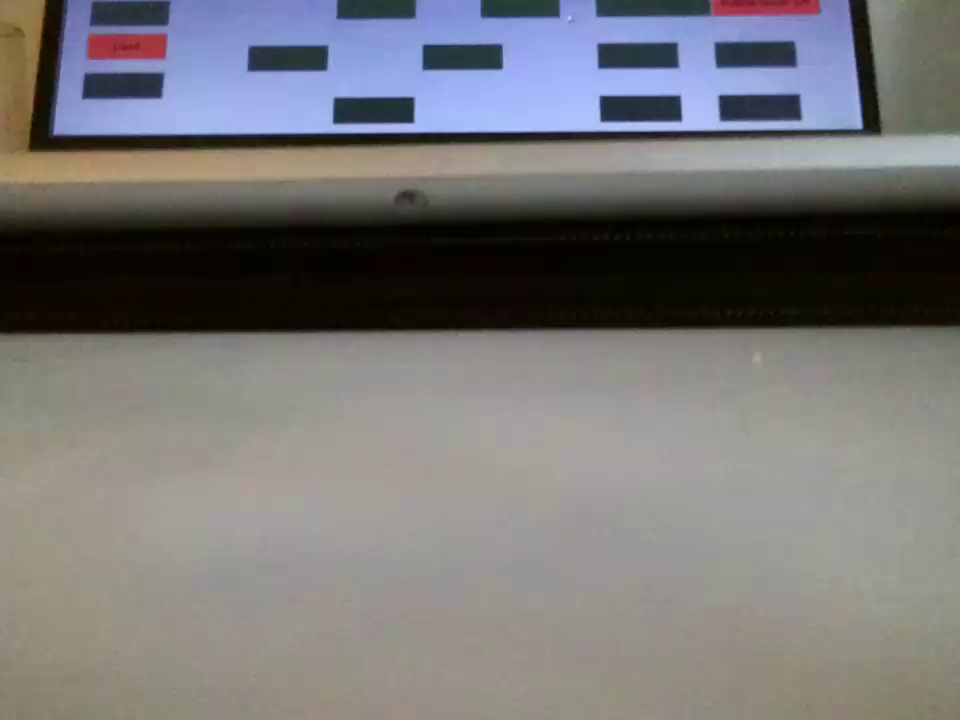
#> input picture Tello/images/02_11_2020_09_35_50he.png, 960 x 720 px, given in place of the camera
$ python edgeDetection.py
#> lines starting #> are read from the running program, lines starting #| are printed output that depends on the picture; after the words box and inside, x2 and y2 are one past the last pixel; in counts of white or black regions, pixels touching at a corner belong together
import cv2
import numpy


# capture frames from a camera
cap = cv2.VideoCapture(0)


# loop runs if capturing has been initialized
while(1):

    # reads frames from a camera
    ret, frame = cap.read()
#> frame is the input picture: shape (720, 960, 3); mean B, G, R 117.8, 117, 118.7

    # converting BGR to HSV
    hsv = cv2.cvtColor(frame, cv2.COLOR_BGR2HSV)
#> hsv: shape (720, 960, 3); mean H, S, V 37.3, 66.6, 128.7

    # define range of red color in HSV
    lower_red = numpy.array([30,150,50])
    upper_red = numpy.array([255,255,180])

    # create a red HSV colour boundary and
    # threshold HSV image
    mask = cv2.inRange(hsv, lower_red, upper_red)
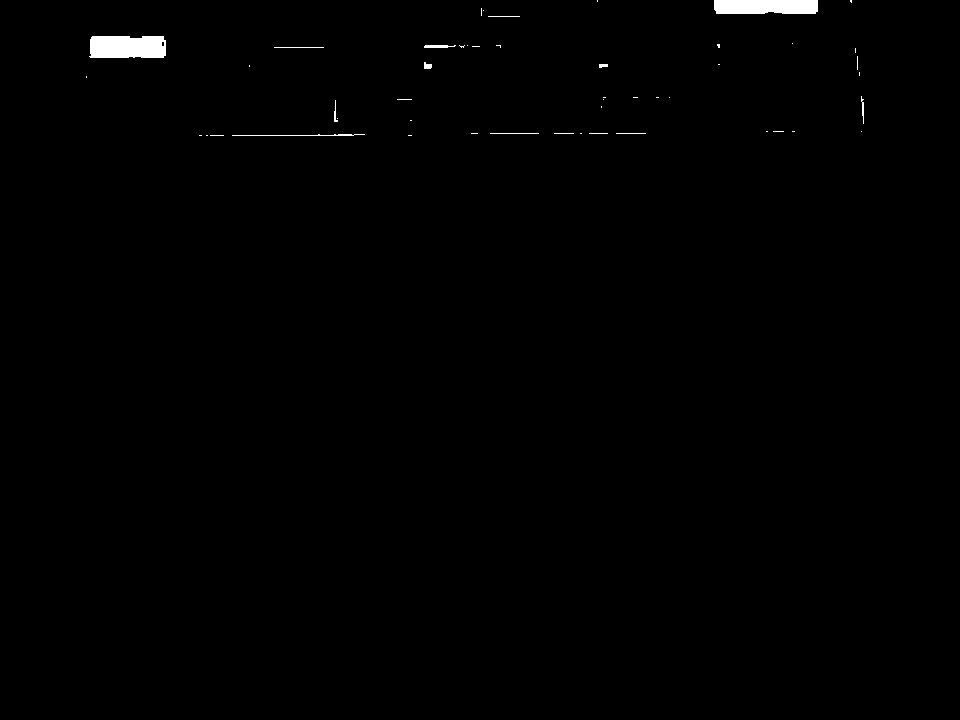
#> mask: shape (720, 960); 0.55% white; 49 white regions (36 under 20 px), largest, box (x1, y1, x2, y2) and area: (89, 36, 166, 58) 1613, (714, 0, 818, 14) 1422, (232, 134, 365, 136) 151

    # Bitwise-AND mask and original image
    res = cv2.bitwise_and(frame,frame, mask= mask)

    # Display an original image
    cv2.imshow('Original',frame)

    # finds edges in the input image image and
    # marks them in the output map edges
    edges = cv2.Canny(frame,100,200)
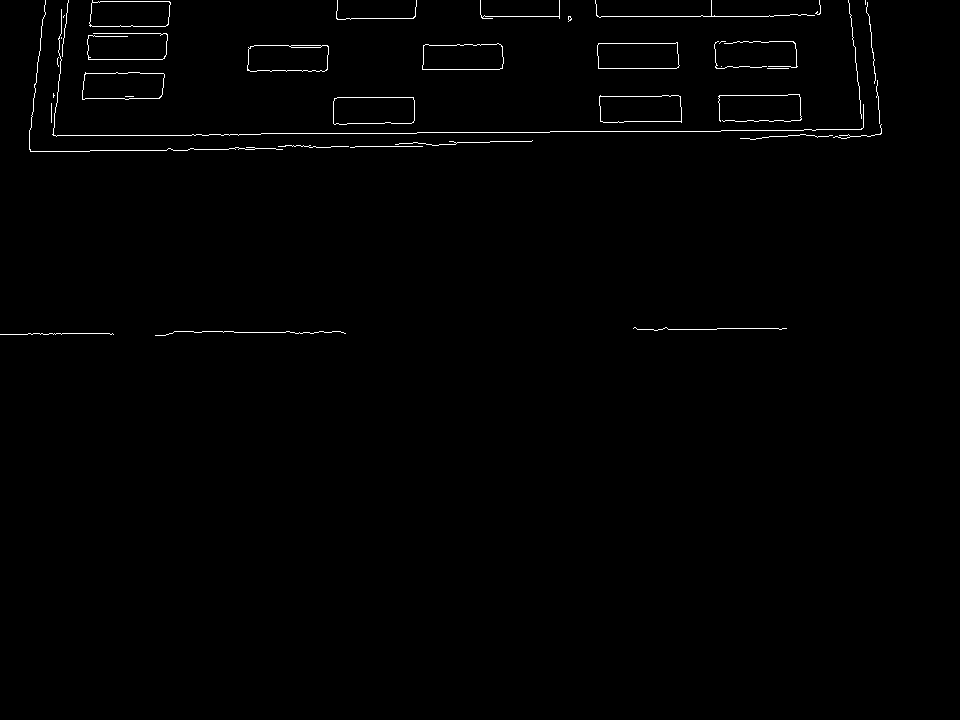
#> edges: shape (720, 960); 0.78% white in thin lines or dots, all inside (x1, y1, x2, y2) = (0, 0, 882, 336)

    # Display edges in a frame
    cv2.imshow('Edges',edges)

    # Wait for Esc key to stop
    k = cv2.waitKey(5) & 0xFF
#> (key Esc is pressed here)
    if k == 27:
        break


# Close the window
cap.release()

# De-allocate any associated memory usage
cv2.destroyAllWindows()

$ run again, on Tello/images/06_11_2020_10_22_54he.png
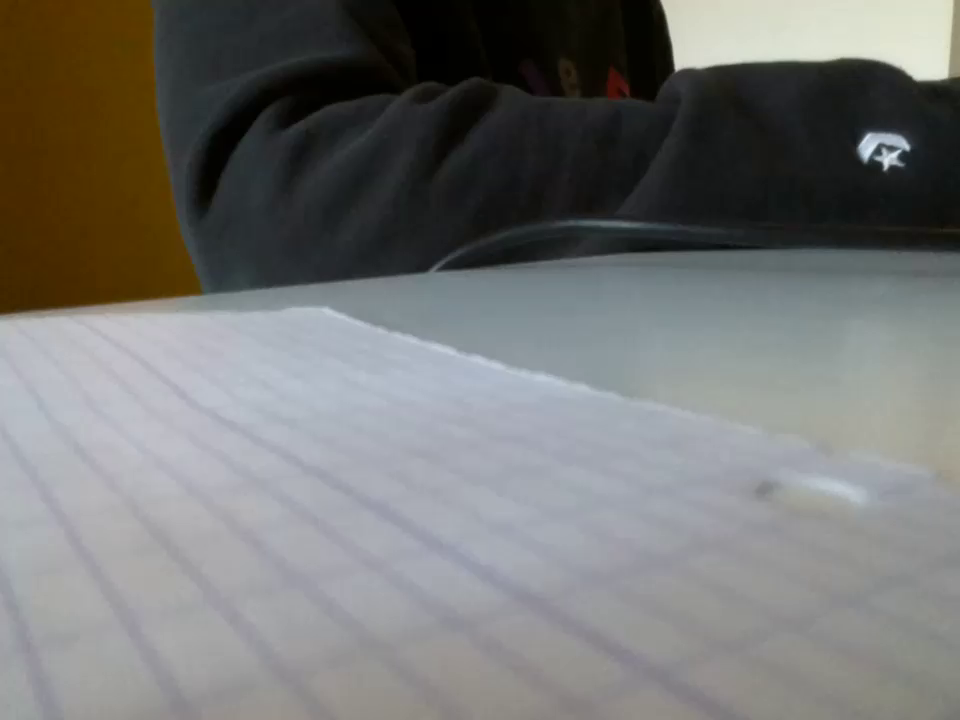
#> input picture Tello/images/06_11_2020_10_22_54he.png, 960 x 720 px, given in place of the camera
#> frame is the input picture: shape (720, 960, 3); mean B, G, R 114.8, 116.9, 116.6
#> hsv: shape (720, 960, 3); mean H, S, V 77.2, 46.1, 122.6
#> `mask = cv2.inRange(hsv, lower_red, upper_red)`:
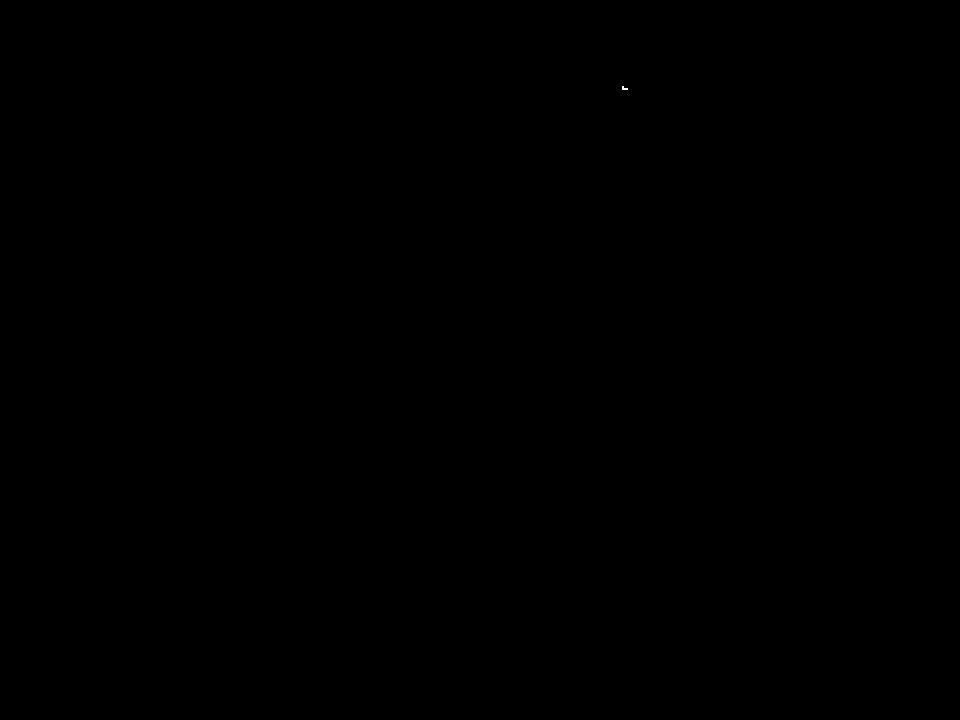
#> mask: shape (720, 960); 0% white in thin lines or dots, all inside (x1, y1, x2, y2) = (622, 86, 628, 90)
#> `edges = cv2.Canny(frame,100,200)`:
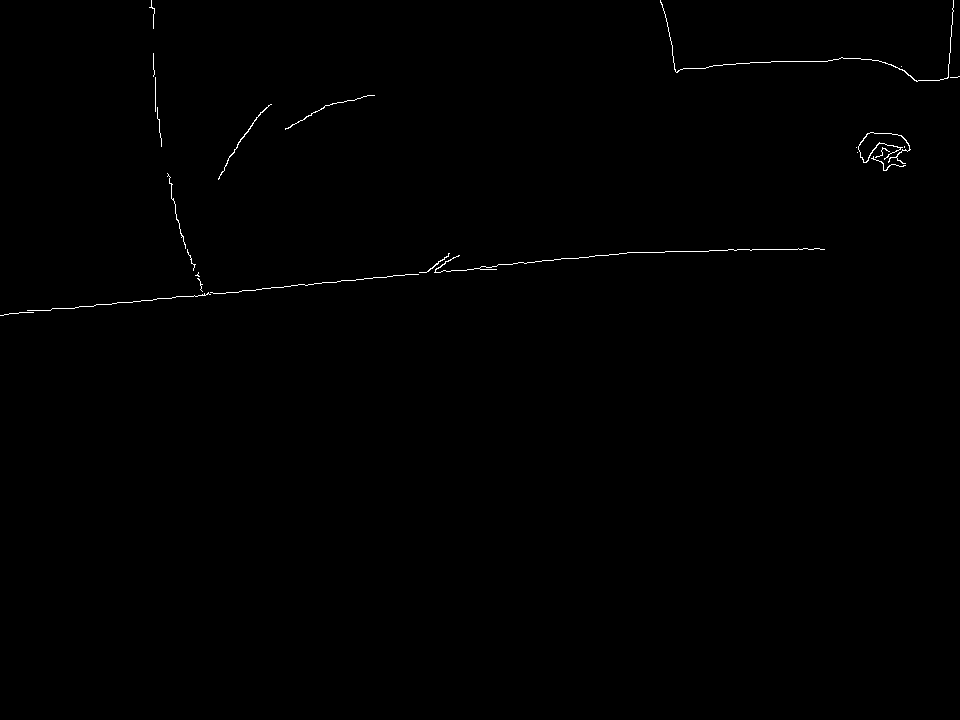
#> edges: shape (720, 960); 0.32% white in thin lines or dots, all inside (x1, y1, x2, y2) = (0, 0, 960, 316)

$ run again, on Tello/images/08_11_2020_17_56_12he.png
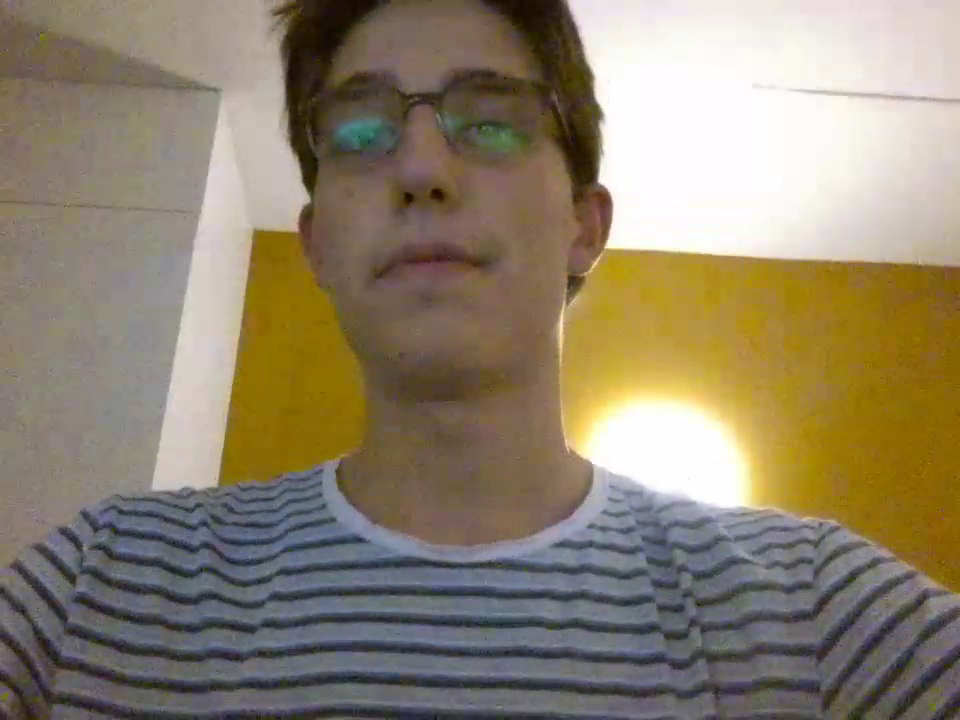
#> input picture Tello/images/08_11_2020_17_56_12he.png, 960 x 720 px, given in place of the camera
#> frame is the input picture: shape (720, 960, 3); mean B, G, R 109, 129.7, 141.4
#> hsv: shape (720, 960, 3); mean H, S, V 49.1, 76.1, 145
#> `mask = cv2.inRange(hsv, lower_red, upper_red)`:
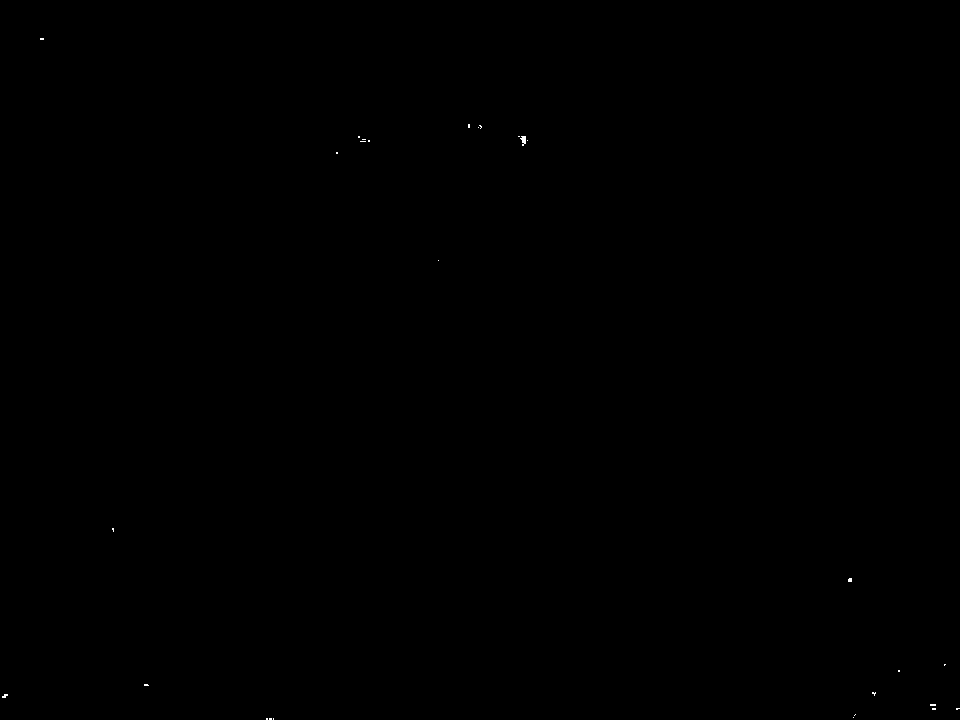
#> mask: shape (720, 960); 0.03% white in thin lines or dots
#> `edges = cv2.Canny(frame,100,200)`:
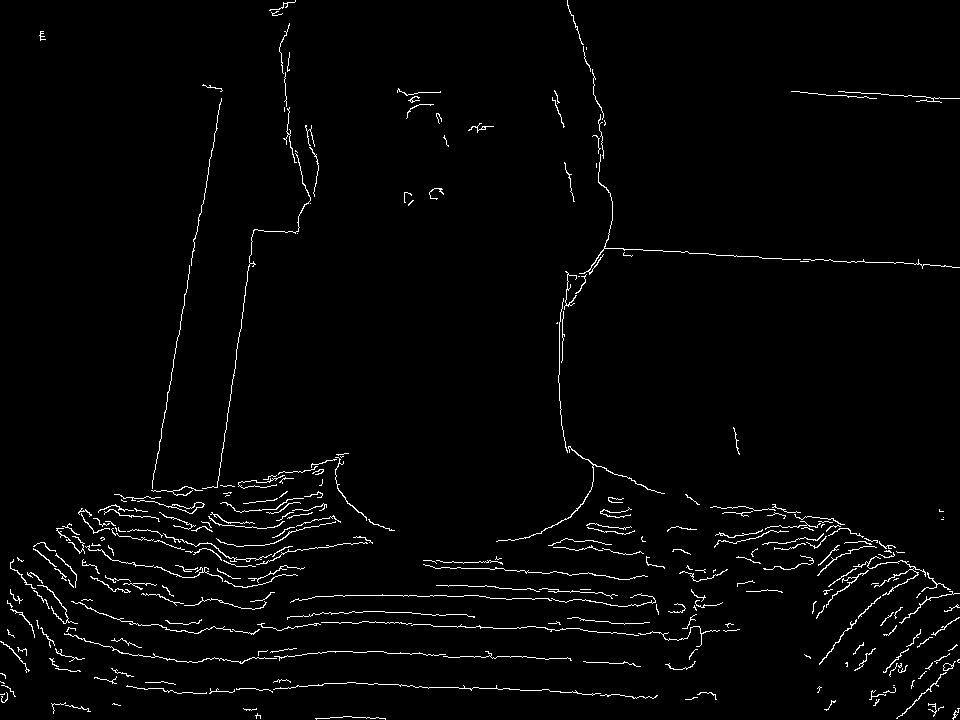
#> edges: shape (720, 960); 2.2% white in thin lines or dots

$ run again, on Tello/images/08_11_2020_17_59_32he.png
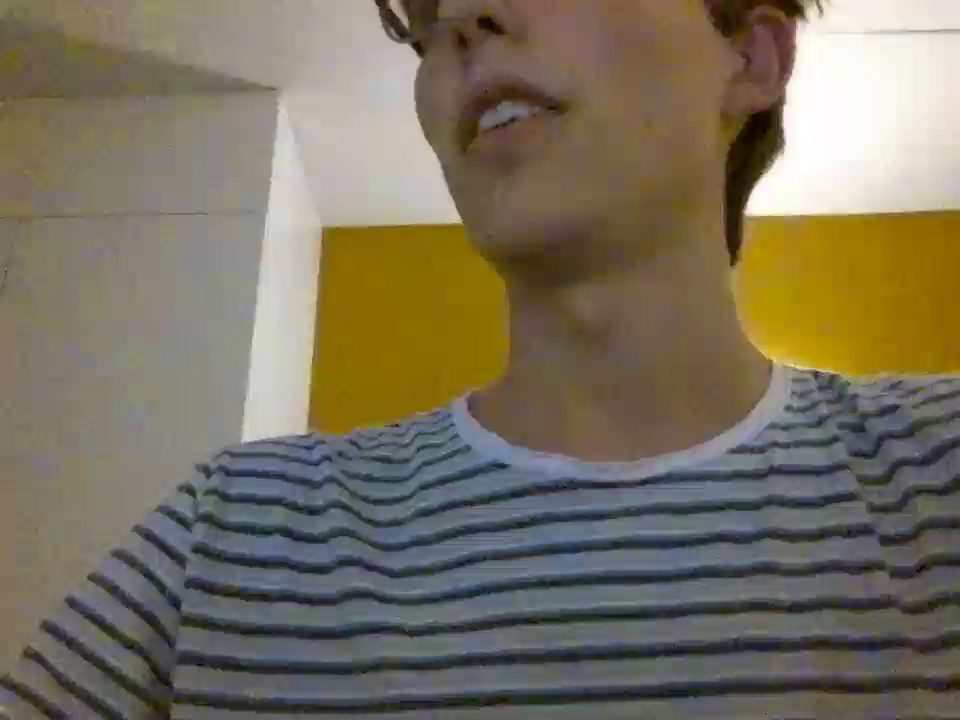
#> input picture Tello/images/08_11_2020_17_59_32he.png, 960 x 720 px, given in place of the camera
#> frame is the input picture: shape (720, 960, 3); mean B, G, R 94.3, 112.3, 120.3
#> hsv: shape (720, 960, 3); mean H, S, V 46.5, 74.9, 125
#> `mask = cv2.inRange(hsv, lower_red, upper_red)`:
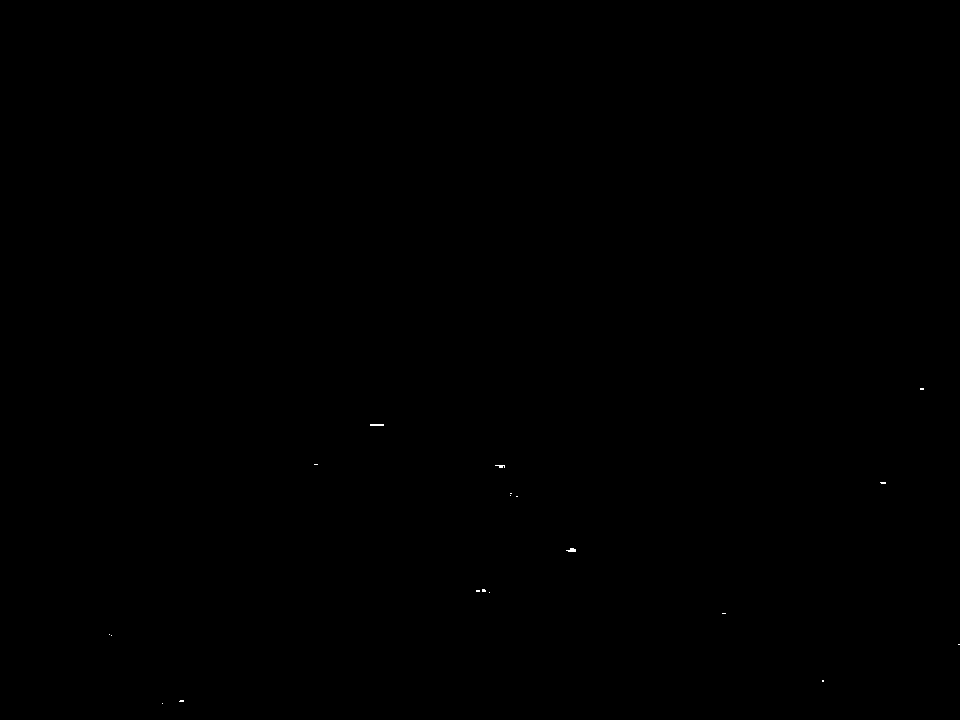
#> mask: shape (720, 960); 0.02% white in thin lines or dots, all inside (x1, y1, x2, y2) = (109, 388, 960, 704)
#> `edges = cv2.Canny(frame,100,200)`:
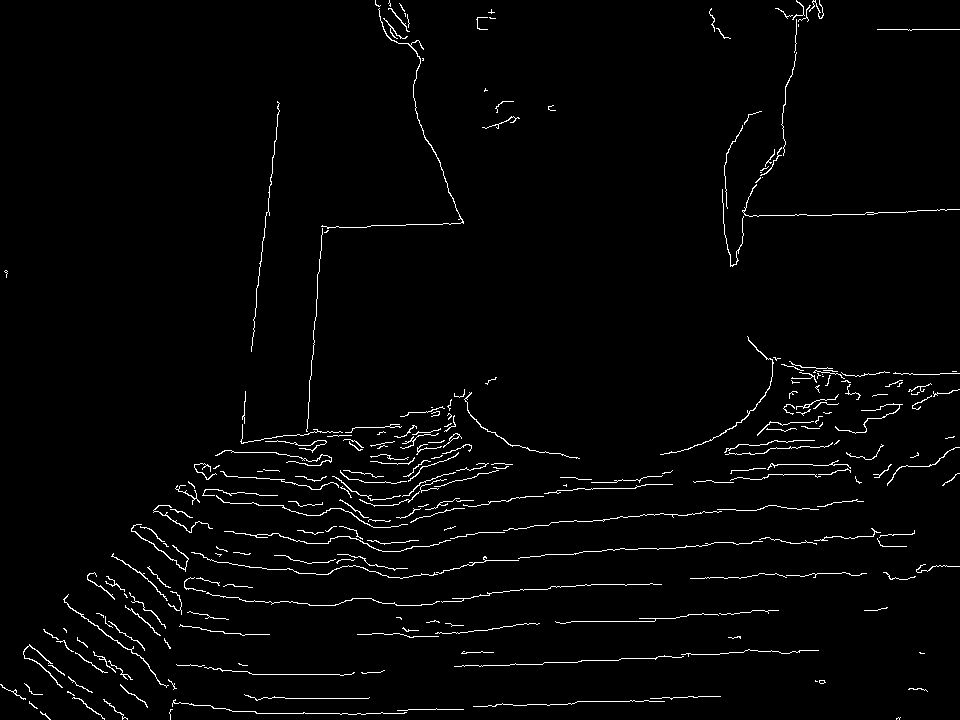
#> edges: shape (720, 960); 2.1% white in thin lines or dots
